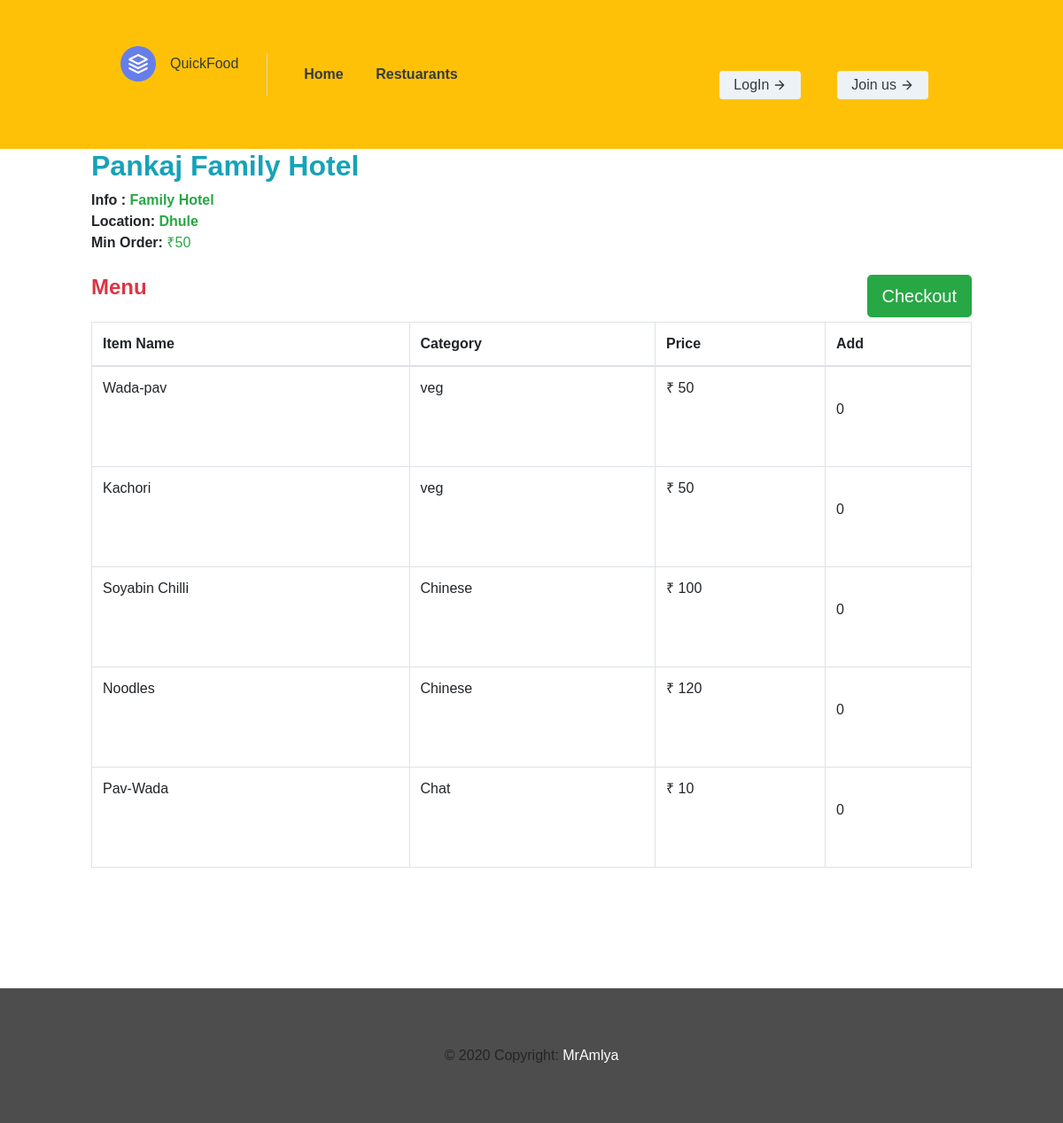
/restaurant/3/, run on the app's committed database.
### webapp/models.py (models this page shows, shortened)
class Restaurant(models.Model):
	user        = models.OneToOneField(settings.AUTH_USER_MODEL,on_delete=models.CASCADE)
	rname 		= models.CharField(max_length=100,blank=False)
	info	 	= models.CharField(max_length=40,blank=False)
	min_ord		= models.CharField(max_length=5,blank=False)
	location    = models.CharField(max_length=40,blank=False)
	r_logo      = models.FileField(blank=False)
	REST_STATE_OPEN    = "Open"
	REST_STATE_CLOSE   = "Closed"
	REST_STATE_CHOICES =(
			(REST_STATE_OPEN,REST_STATE_OPEN),
			(REST_STATE_CLOSE,REST_STATE_CLOSE)
		)
	status 	= models.CharField(max_length=50,choices=REST_STATE_CHOICES,default=REST_STATE_OPEN,blank=False)
	approved = models.BooleanField(blank=False,default=True)

class Item(models.Model):
	id 			= models.AutoField(primary_key=True)
	fname 		= models.CharField(max_length=30,blank=False)
	category 	= models.CharField(max_length=50,blank=False)
	def __str__(self):
		return self.fname

### webapp/views.py (the view)
# urls.py: path('restaurant/<int:pk>/',views.restuarantMenu,name='menu'),
def restuarantMenu(request,pk=None):
	menu = Menu.objects.filter(r_id=pk)
	rest = Restaurant.objects.filter(id=pk)
	items =[]
	for i in menu:
		item = Item.objects.filter(fname=i.item_id)
		for content in item:
			temp=[]
			temp.append(content.fname)
			temp.append(content.category)
			temp.append(i.price)
			temp.append(i.id)
			temp.append(rest[0].status)
			temp.append(i.quantity)
			items.append(temp)
	context = {
		'items'	: items,
		'rid' 	: pk,
		'rname'	: rest[0].rname,
		'rmin'	: rest[0].min_ord,
		'rinfo' : rest[0].info,
		'rlocation':rest[0].location,
	}
	return render(request,'webapp/menu.html',context)

### webapp/templates/webapp/menu.html (shortened to what this page needs)
{% extends 'webapp/base.html'%}
{% block body %}
	<div class="container">
		<h1 class="text-info mb-2"><font size="6"><strong>{{rname}}</strong></font></h1>
		<p>
		<font size="3"><b>Info : </b><a class="text-success"><strong>{{rinfo|safe}}</strong></a>
		<br/>
		<b>Location: </b><a class="text-success"><strong>{{rlocation}}</strong></a>
		<br>
		<b >Min Order:</b> <a class="text-success">&#x20b9;{{rmin}}</a>
	</font>
	</p>
	</div>
	<br>
	<div class="container">
		<input type="button" class="btn btn-success btn-lg pull-right" onclick="storearray();" value="Checkout"/>
	</div>
	<div class="container ">
			<h3 class="text-danger"><font size="5"><strong>Menu</strong></font></h3>
			<br>
				<table class="table table-hover table-bordered">
					<thead>
						<th>Item Name</th>
						<th>Category</th>
						<th>Price</th>
						<th>Add</th>
					</thead>
					{% for x in items %}
					<tr>
					<td>{{x.0}}</td>
					<td>{{x.1}}</td>
					<td>&#x20b9; {{x.2}}</td>
					{% if x.4 == "Open" %}
					{% if x.5 > 0 %}
					<td>
                  <div class="form-group" style="width:40%;">
            		<div class="input-group-btn">
                		<button id="down" class="btn btn-default"
      				 onclick="if(document.querySelector('#itemno{{x.3}}').innerHTML>0){
                	document.querySelector('#itemno{{x.3}}').innerHTML--;
                	minuscounter('{{x.3}}');
                	}">
                </button>
            </div>
            <span id='itemno{{x.3}}'> 0 </span>
            <div class="input-group-btn">
                <button id="up" class="btn btn-default"
                onclick="
                if(document.querySelector('#itemno{{x.3}}').innerHTML<{{x.5}}){
                	document.querySelector('#itemno{{x.3}}').innerHTML++;
                	pluscounter('{{x.3}}');
                	}"></button>
            	</div>
        		</div>
					</td>
					{% else %}
					<td>
						NA
					</td>
					{% endif %}
					{% else %}
					<td>
						Closed
					</td>
					{% endif %}
					</tr>
					{% endfor %}
				</table>
	</div>
<br>
{% endblock %}

### webapp/static/webapp/css/style.css (style rules this page uses)
body { padding:0; margin:0; font-family: 'Source Sans Pro', sans-serif; }
body a { transition:0.5s all; -webkit-transition:0.5s all; -moz-transition:0.5s all; -o-transition:0.5s all; -ms-transition:0.5s all; }
input[type="button"],input[type="submit"] { transition:0.5s all; -webkit-transition:0.5s all; -moz-transition:0.5s all; -o-transition:0.5s all; -ms-transition:0.5s all; }
h1,h2,h3,h4,h5,h6 { margin:0; }
p { margin:0; }

### data on the page
Restaurant: rname "Pankaj Family Hotel", info "Family Hotel", location "Dhule", min_ord "50", status "Open" (drawn)
Item: fname "Wada-pav", category "veg"
Item: fname "Kachori", category "veg"
Item: fname "Soyabin Chilli", category "Chinese"
Item: fname "Noodles", category "Chinese"
Item: fname "Pav-Wada", category "Chat"

### other printed values
{{ x.2 }} "50" "50" "100" "120" "10"
